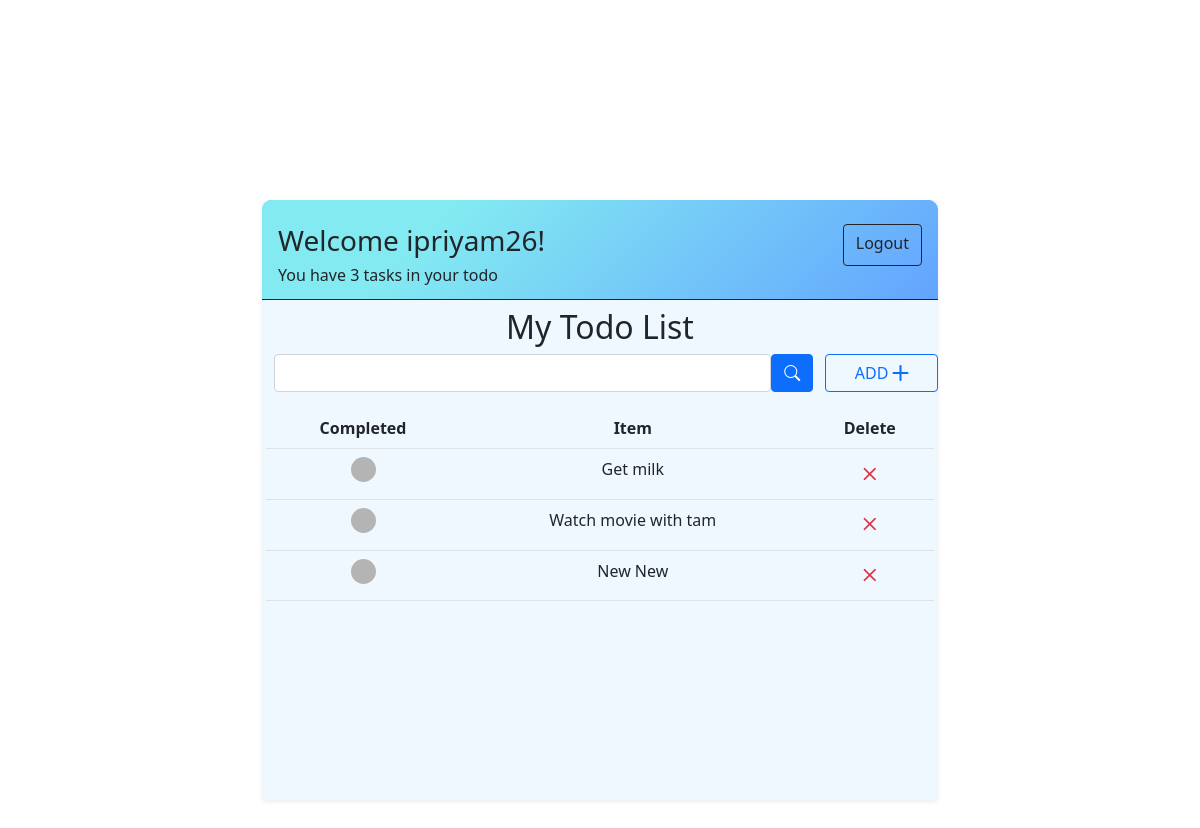
Page / (signed in) on the earlier database version.
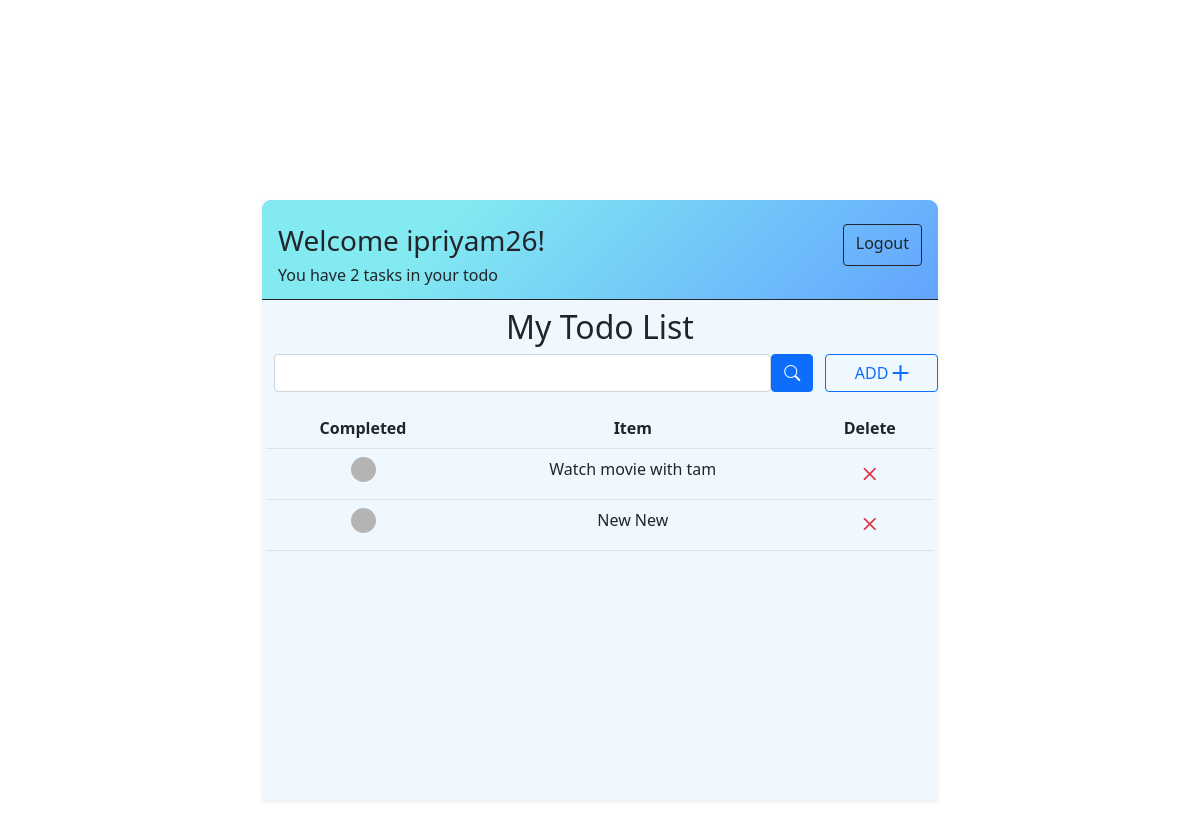
Same page on the later database version.
### base/models.py (models this page shows, shortened)
class Task(models.Model):
    user = models.ForeignKey(User, on_delete=models.CASCADE,null=True,blank=True)
    title = models.CharField(max_length=100)
    description = models.TextField(blank=True,null=True)
    complete = models.BooleanField(default=False)
    created = models.DateTimeField(auto_now_add=True)\
    class Meta:
        ordering = ['complete','created']

### base/views.py (the view)
# urls.py: path('', TaskList.as_view(), name='tasks'),
class TaskList(LoginRequiredMixin,ListView):
    model = Task
    template_name = 'base/task_list.html'
    context_object_name = 'tasks'
    def get_context_data(self, **kwargs: Any) -> Dict[str, Any]:
        context = super().get_context_data(**kwargs)
        context['tasks']= context['tasks'].filter(user=self.request.user)
        context['count']= context['tasks'].filter(complete=False).count()
        if search_input := self.request.GET.get('search-area') or '':
            context['tasks'] = context['tasks'].filter(title__startswith=search_input)
        context['search_input']= search_input
        return context

### base/templates/base/task_list.html
{% extends 'base/main.html' %}
{% block content %}
<div class="header border-bottom border-dark">
    <div class="d-flex justify-content-between mx-3">
        {% if request.user.is_authenticated %}
        <p class="h3  mt-4">Welcome {{request.user.username}}!</p>
        <a class="btn btn-outline-dark mt-4" href="{% url 'logout' %}">Logout</a>
    </div>
    <p class="h6 mx-3">You have {{tasks.count}} tasks in your todo</p>
</div>
    {% else %}
    <a href="{% url 'login' %}">Login</a>
    {% endif %}
<div class="justify-content-center row text-center">
    <h3 class="col-6 h2 pt-2">My Todo List</h3>
    <div class="container row">
        <form class="col-10 d-flex form-outline" method="GET">
                <input type="search" name="search-area" class="form-control" value="{{search_input}}">
                <button type="submit" class="btn btn-primary"><span class="bi-search"></span></button>
        </form>
        <a class="col-2 btn btn-outline-primary" href="{% url 'task-create' %}">
            ADD
            <i class="bi-plus-lg"></i>
        </a>
    </div>
    <div class="container p-3">
        <table class="table table-hover">
            <tr class="">
                <th>Completed</th>
                <th>Item</th>
                <th>Delete</th>
            </tr>
            {% for task in tasks  %}
            <tr class="container p-2">
                <td class="">
                    {% if task.complete %}
                    <span class="dot"></span>
                    <td>
                        <s>
                            <a class="h6 text-dark text-decoration-none" href="{% url 'task-update' task.id %}">{{task.title}}</a>
                        </s>
                    </td>
                    {% else %}
                    <span class="not-dot"></span>
                    <td>
                        <a class="h6 text-dark text-decoration-none" href="{% url 'task-update' task.id %}">{{task.title}}</a>
                    </td>
                    {% endif %}
                    <td>
                        <a href="{% url 'task-delete' task.id %}" class="link-danger">
                            <i class="bi h3 bi-x"></i>
                        </a>
                    </td>
                </td>
            </tr>
            {% empty %}
            <p class="h5 my-5" >No items in list</p>
            {% endfor %}
        </table>
    </div>
</div>
{% endblock content %}

Differences in the rows shown:
removed Task: title "Get milk"
Other differences:
{{ tasks.count }}: "3" → "2"
